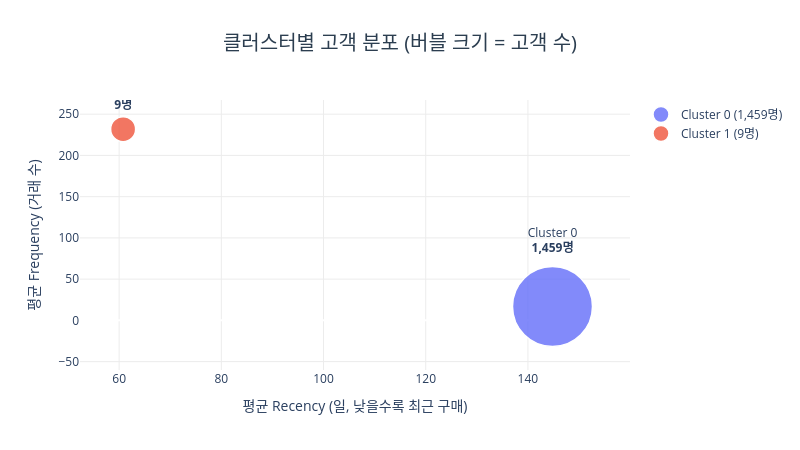

Notebook cell for this chart:
### Code cell
cluster_counts = rfm['Cluster'].value_counts().sort_index()
cluster_viz = rfm.groupby('Cluster')[['Recency', 'Frequency']].mean().round(2)
cluster_viz['Count'] = cluster_counts

colors_bubble = ['#636EFA', '#EF553B', '#00CC96', '#AB63FA', '#FFA15A']

min_c, max_c = cluster_viz['Count'].min(), cluster_viz['Count'].max()
cluster_viz['Size'] = ((cluster_viz['Count'] - min_c) / (max_c - min_c) * 55 + 25).round(0)

fig = go.Figure()
for cluster_id in sorted(cluster_viz.index):
    row = cluster_viz.loc[cluster_id]
    fig.add_trace(go.Scatter(
        x=[row['Recency']], y=[row['Frequency']],
        mode='markers+text',
        marker=dict(size=row['Size'], color=colors_bubble[cluster_id],
                    opacity=0.8, line=dict(width=1.5, color='white')),
        text=[f'Cluster {cluster_id}<br><b>{int(row["Count"]):,}명</b>'],
        textposition='top center',
        name=f'Cluster {cluster_id} ({int(row["Count"]):,}명)',
        hovertemplate=(
            f'Cluster {cluster_id}<br>'
            'Recency: %{x:.1f}일<br>'
            'Frequency: %{y:.1f}건<extra></extra>'
        )
    ))

fig.update_layout(
    title=dict(text='클러스터별 고객 분포 (버블 크기 = 고객 수)',
               font=dict(size=20, color='#2c3e50'), x=0.5, xanchor='center'),
    xaxis=dict(title='평균 Recency (일, 낮을수록 최근 구매)', gridcolor='#ececec'),
    yaxis=dict(title='평균 Frequency (거래 수)', gridcolor='#ececec'),
    plot_bgcolor='white', width=800, height=450, showlegend=True
)
fig.show()

### Figure 1 — Plotly figure (JSON) as saved in the notebook; plotly's stock layout.template omitted (floating-point values rounded to 4 significant figures)
{"data": [{"hovertemplate": "Cluster 0<br>Recency: %{x:.1f}일<br>Frequency: %{y:.1f}건<extra></extra>", "marker": {"color": "#636EFA", "line": {"color": "white", "width": 1.5}, "opacity": 0.8, "size": 80}, "mode": "markers+text", "name": "Cluster 0 (1,459명)", "text": ["Cluster 0<br><b>1,459명</b>"], "textposition": "top center", "type": "scatter", "x": [144.8], "y": [16.82]}, {"hovertemplate": "Cluster 1<br>Recency: %{x:.1f}일<br>Frequency: %{y:.1f}건<extra></extra>", "marker": {"color": "#EF553B", "line": {"color": "white", "width": 1.5}, "opacity": 0.8, "size": 25}, "mode": "markers+text", "name": "Cluster 1 (9명)", "text": ["Cluster 1<br><b>9명</b>"], "textposition": "top center", "type": "scatter", "x": [60.78], "y": [231.9]}], "layout": {"height": 450, "plot_bgcolor": "white", "showlegend": true, "title": {"font": {"color": "#2c3e50", "size": 20}, "text": "클러스터별 고객 분포 (버블 크기 = 고객 수)", "x": 0.5, "xanchor": "center"}, "width": 800, "xaxis": {"gridcolor": "#ececec", "title": {"text": "평균 Recency (일, 낮을수록 최근 구매)"}}, "yaxis": {"gridcolor": "#ececec", "title": {"text": "평균 Frequency (거래 수)"}}}}
